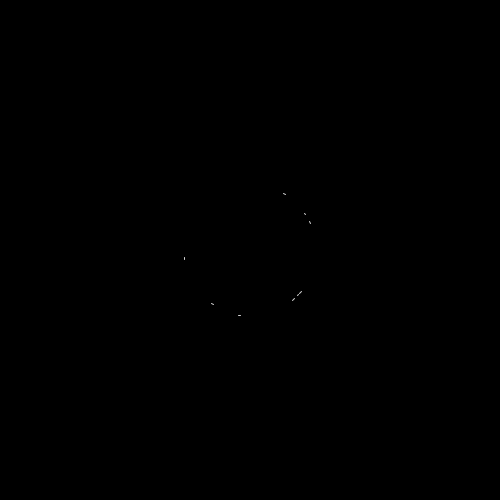
Frame 1 (no input)
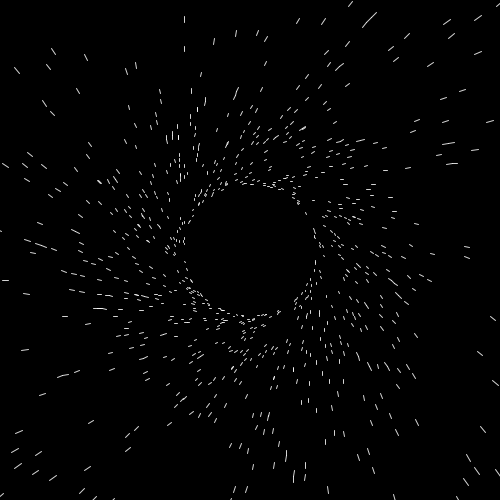
Frame 60 (the mouse pressed at the canvas centre just before this capture)
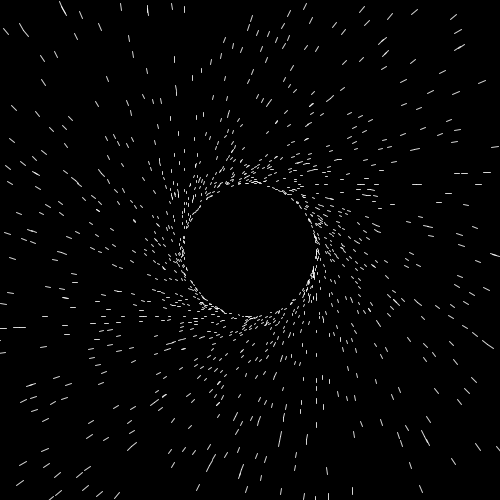
Frame 120 (the mouse held since frame 60 and released just before this capture)

The Processing sketch that drew these frames (run headless with seeded random() and noise(); from frame 60 on, the mouse is pressed at the canvas centre):

// Processing sketch: blackHole
// ── blackHole.pde
ArrayList dots;
PVector center;

float offset = 66;
float length = 354;
float odds = 0.06125;
int strips = 128;
color color_out = color(255, 212);
color color_in = color(255, 212);
color bg = color(0);
float pointSize = 1;

class Dot {
  PVector start;
  PVector end;
  float nLEDs = 240;
  float inc = 1;
  float location = 0;
  boolean hasCompleted = false;
  color c = color(255, 212);
  PVector last;
  PVector current;

  Dot(PVector start, PVector end) {
    this.start = start;
    this.end = end;
    last = start.get();
    current = start.get();
  }

  void update() {
    last = current;
    location += inc;
    current = getLocation();
    hasCompleted = location >= nLEDs;
  }

  PVector getLocation() {
    float w = location / nLEDs;
    float x = lerp(start.x, end.x, w);
    float y = lerp(start.y, end.y, w);
    return new PVector(x, y);
  }

  void display() {
    if (!hasCompleted) {
      pushStyle();
      stroke(c);
      strokeWeight(pointSize);
      line(current.x, current.y, last.x, last.y);
      popStyle();
    }
  }
}

PVector distAngle(float d, float a) {
  return new PVector(d * cos(a), d * sin(a));
}


void setup() {
  size(500, 500);
  frameRate(60);
  dots = new ArrayList();
  center = new PVector(width / 2, height / 2);
}

void draw() {
  background(bg);

  for (int i = 0; i < strips; i++) {
    float angle = (float) i / (float) (strips) * -TWO_PI;
    PVector start = center.get();
    start.add(distAngle(offset, angle));
    PVector end = start.get();
    end.add(distAngle(length, angle));

    float dis = dist(end.x, end.y, center.x, center.y);
    float ang = atan2(center.y - end.y, center.x - end.x);
    ang = atan2(end.y - center.y, end.x - center.x);

    end = start.get();
    end.add(distAngle(dis, ang + HALF_PI));

    if (random(1.0) < odds) {
      Dot d = new Dot(start, end);
      d.c = color_out;
      dots.add(d);
    }

    if (random(1.0) < odds) {
      Dot d = new Dot(end, start);
      d.c = color_in;
      dots.add(d);
    }
  }

  int L = dots.size();
  for (int i = L - 1; i >= 0; i--) {
    Dot d = (Dot) dots.get(i);
    PVector dLocation = d.getLocation();
    float distance = dist(center.x, center.y, dLocation.x, dLocation.y);
    d.inc = norm(distance, 0, length + offset) * 6 + 0.125;
    d.update();
    d.display();
    if (d.hasCompleted) {
      dots.remove(i);
    }
  }
}
